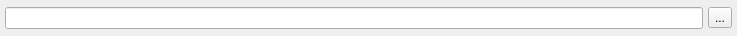
<?xml version="1.0" encoding="UTF-8"?>
<ui version="4.0">
 <class>MessageAttachmentFrame</class>
 <widget class="QFrame" name="MessageAttachmentFrame">
  <property name="geometry">
   <rect>
    <x>0</x>
    <y>0</y>
    <width>737</width>
    <height>36</height>
   </rect>
  </property>
  <property name="windowTitle">
   <string>Frame</string>
  </property>
  <property name="frameShape">
   <enum>QFrame::NoFrame</enum>
  </property>
  <property name="frameShadow">
   <enum>QFrame::Raised</enum>
  </property>
  <layout class="QHBoxLayout" name="horizontalLayout">
   <property name="spacing">
    <number>5</number>
   </property>
   <property name="leftMargin">
    <number>5</number>
   </property>
   <property name="topMargin">
    <number>5</number>
   </property>
   <property name="rightMargin">
    <number>5</number>
   </property>
   <property name="bottomMargin">
    <number>5</number>
   </property>
   <item>
    <widget class="QLineEdit" name="m_filename">
     <property name="readOnly">
      <bool>true</bool>
     </property>
    </widget>
   </item>
   <item>
    <widget class="QToolButton" name="m_removeButton">
     <property name="text">
      <string>...</string>
     </property>
     <property name="icon">
      <iconset resource="../../resources.qrc">
       <normaloff>:/icons/remove</normaloff>:/icons/remove</iconset>
     </property>
    </widget>
   </item>
  </layout>
 </widget>
 <resources>
  <include location="../../resources.qrc"/>
 </resources>
 <connections>
  <connection>
   <sender>m_removeButton</sender>
   <signal>clicked()</signal>
   <receiver>MessageAttachmentFrame</receiver>
   <slot>deleteLater()</slot>
   <hints>
    <hint type="sourcelabel">
     <x>718</x>
     <y>17</y>
    </hint>
    <hint type="destinationlabel">
     <x>368</x>
     <y>17</y>
    </hint>
   </hints>
  </connection>
 </connections>
 <slots>
  <slot>addressBookClicked()</slot>
  <slot>pasteClicked()</slot>
  <slot>addressEdited(QString)</slot>
 </slots>
</ui>
